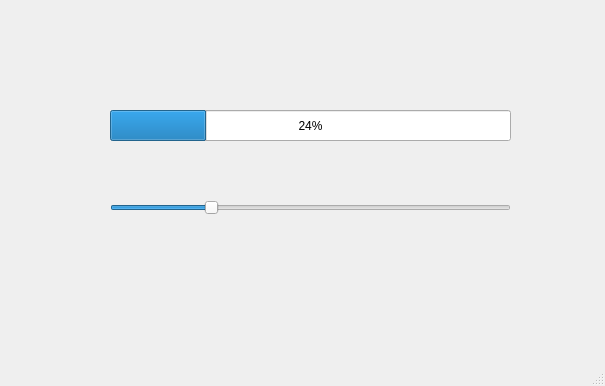
<?xml version="1.0" encoding="UTF-8"?>
<ui version="4.0">
 <class>MainWindow</class>
 <widget class="QMainWindow" name="MainWindow">
  <property name="geometry">
   <rect>
    <x>0</x>
    <y>0</y>
    <width>605</width>
    <height>386</height>
   </rect>
  </property>
  <property name="windowTitle">
   <string>MainWindow</string>
  </property>
  <widget class="QWidget" name="centralwidget">
   <widget class="QProgressBar" name="progressBar">
    <property name="geometry">
     <rect>
      <x>110</x>
      <y>110</y>
      <width>401</width>
      <height>31</height>
     </rect>
    </property>
    <property name="value">
     <number>24</number>
    </property>
   </widget>
   <widget class="QSlider" name="horizontalSlider">
    <property name="geometry">
     <rect>
      <x>110</x>
      <y>200</y>
      <width>401</width>
      <height>16</height>
     </rect>
    </property>
    <property name="value">
     <number>24</number>
    </property>
    <property name="orientation">
     <enum>Qt::Horizontal</enum>
    </property>
   </widget>
  </widget>
  <widget class="QMenuBar" name="menubar">
   <property name="geometry">
    <rect>
     <x>0</x>
     <y>0</y>
     <width>605</width>
     <height>21</height>
    </rect>
   </property>
  </widget>
  <widget class="QStatusBar" name="statusbar"/>
 </widget>
 <resources/>
 <connections/>
</ui>
